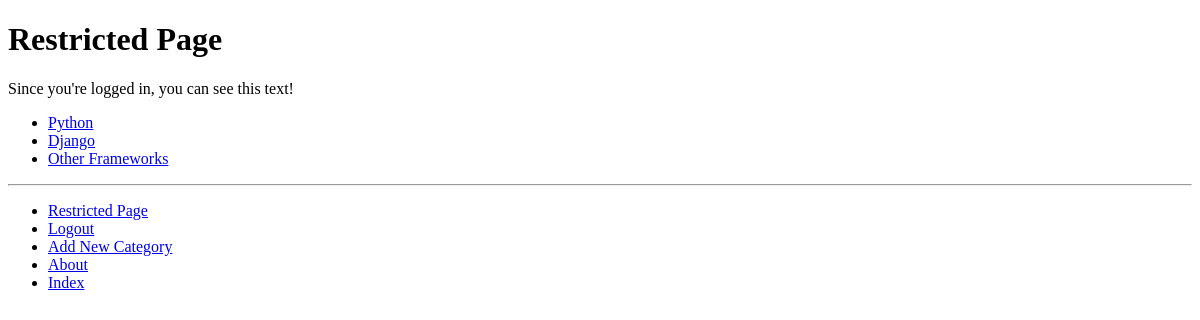
Before: /rango/restricted/ (signed in) with the older database file.
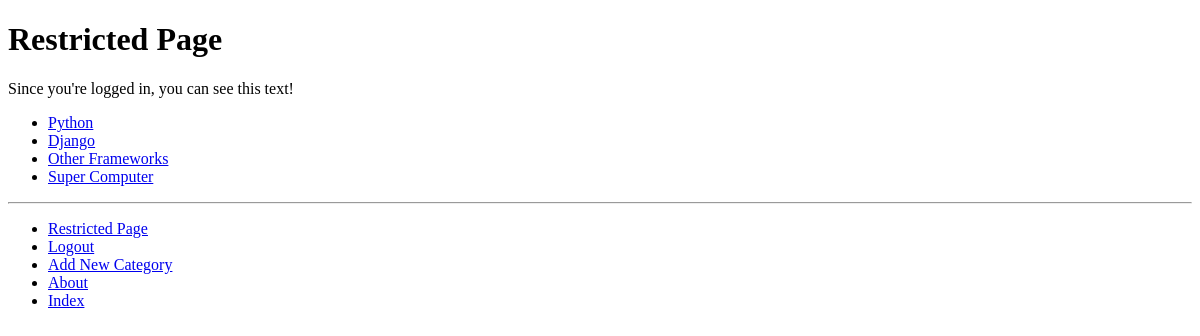
After: the same page with the newer database file.
### rango/models.py (models this page shows, shortened)
class Category(models.Model):
    name = models.CharField(max_length=128, unique=True)
    views = models.IntegerField(default=0)
    likes = models.IntegerField(default=0)
    slug = models.SlugField(unique=True)
    class Meta:
        verbose_name_plural = 'Categories'

### rango/views.py (the view)
# urls.py: path('restricted/', views.restricted, name='restricted'),
@login_required
def restricted(request):
    return render(request, 'rango/restricted.html')

### rango/templatetags/rango_template_tags.py (called while the page is built)
@register.inclusion_tag('rango/categories.html')
def get_category_list():
    return {'categories': Category.objects.all()}

### templates/rango/restricted.html (shortened to what this page needs)
{% extends 'rango/base.html' %}
{% load staticfiles %}
{% block body_block %}
<div>
    <h1>Restricted Page</h1>
    <p>Since you're logged in, you can see this text!</p>
</div>
{% endblock %}

### templates/rango/categories.html
<ul>
    {% if categories %}
        {% for c in categories %}
            {% if c == current_category %}
                <li><strong><a href="{% url 'rango:show_category' c.slug %}">{{ c.name }}</a></strong></li>
            {% else %}
                <li><a href="{% url 'rango:show_category' c.slug %}">{{ c.name }}</a></li>
            {% endif %}
        {% endfor %}
    {% else %}
        <li><strong>There are no categories present.</strong></li>
    {% endif %}
</ul>

Changed rows visible on the page:
added Category: name "Super Computer"
